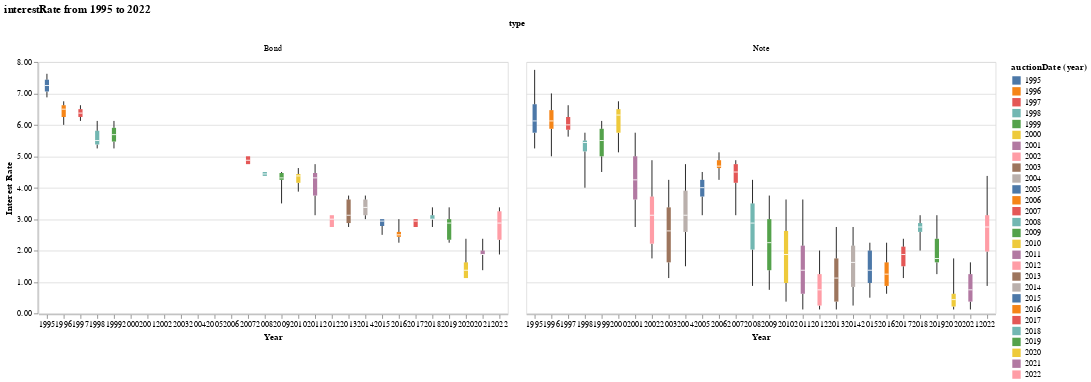

Notebook cell for this chart:
### Code cell
doBoxWhiskerFacet(dfsa, metric='interestRate', title='Interest Rate', instruments=['Note', 'Bond'])

### Figure 1 — Vega-Lite specification as saved in the notebook (floating-point values rounded to 4 significant figures; data arrays with more than 128 entries replaced by an {"elided": "..."} marker saying what was removed)
{"config": {"view": {"continuousWidth": 400, "continuousHeight": 300}}, "data": {"name": "data-d493e9b1d685bbaf7fae2fc493fd9836"}, "facet": {"column": {"field": "type", "type": "ordinal"}}, "spec": {"layer": [{"mark": "rule", "encoding": {"x": {"axis": {"labelAngle": 0, "labelOverlap": "greedy", "title": "Year"}, "field": "auctionDate", "timeUnit": "year", "type": "nominal"}, "y": {"aggregate": "min", "axis": {"format": ".2f", "title": "Interest Rate"}, "field": "interestRate", "type": "quantitative"}, "y2": {"aggregate": "q1", "field": "interestRate"}}}, {"mark": {"type": "bar", "size": 5.0}, "encoding": {"color": {"field": "auctionDate", "timeUnit": "year", "type": "nominal"}, "x": {"field": "auctionDate", "timeUnit": "year", "type": "nominal"}, "y": {"aggregate": "q1", "field": "interestRate", "type": "quantitative"}, "y2": {"aggregate": "q3", "field": "interestRate"}}}, {"mark": "rule", "encoding": {"x": {"field": "auctionDate", "timeUnit": "year", "type": "nominal"}, "y": {"aggregate": "max", "field": "interestRate", "type": "quantitative"}, "y2": {"aggregate": "q3", "field": "interestRate"}}}, {"mark": {"type": "tick", "color": "white", "size": 5.0}, "encoding": {"x": {"field": "auctionDate", "timeUnit": "year", "type": "nominal"}, "y": {"aggregate": "median", "field": "interestRate", "type": "quantitative"}}}]}, "title": "interestRate from 1995 to 2022", "$schema": "https://vega.github.io/schema/vega-lite/v4.17.0.json", "datasets": {"data-d493e9b1d685bbaf7fae2fc493fd9836": {"elided": "1466 records"}}}
